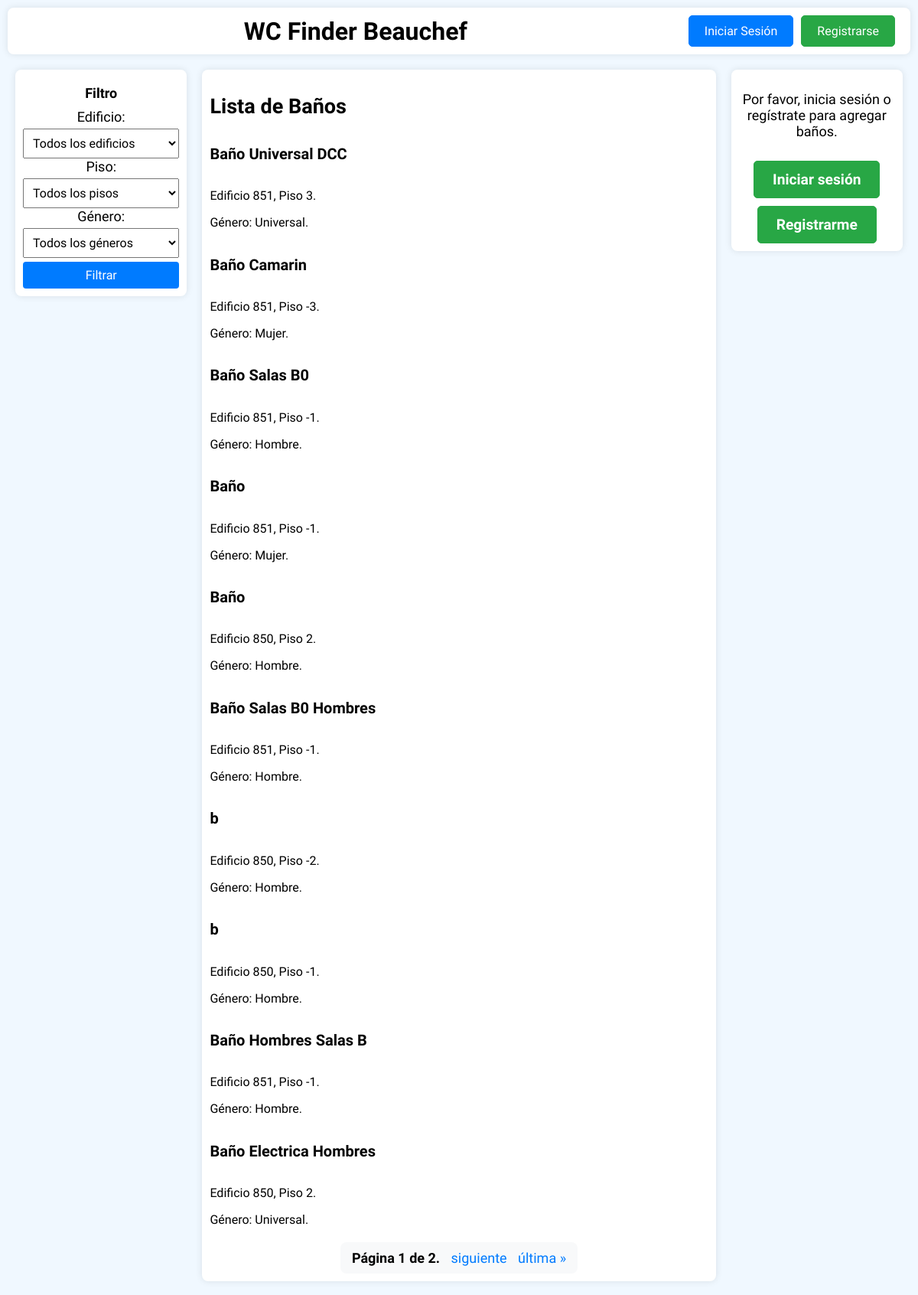
The app's page /, older data.
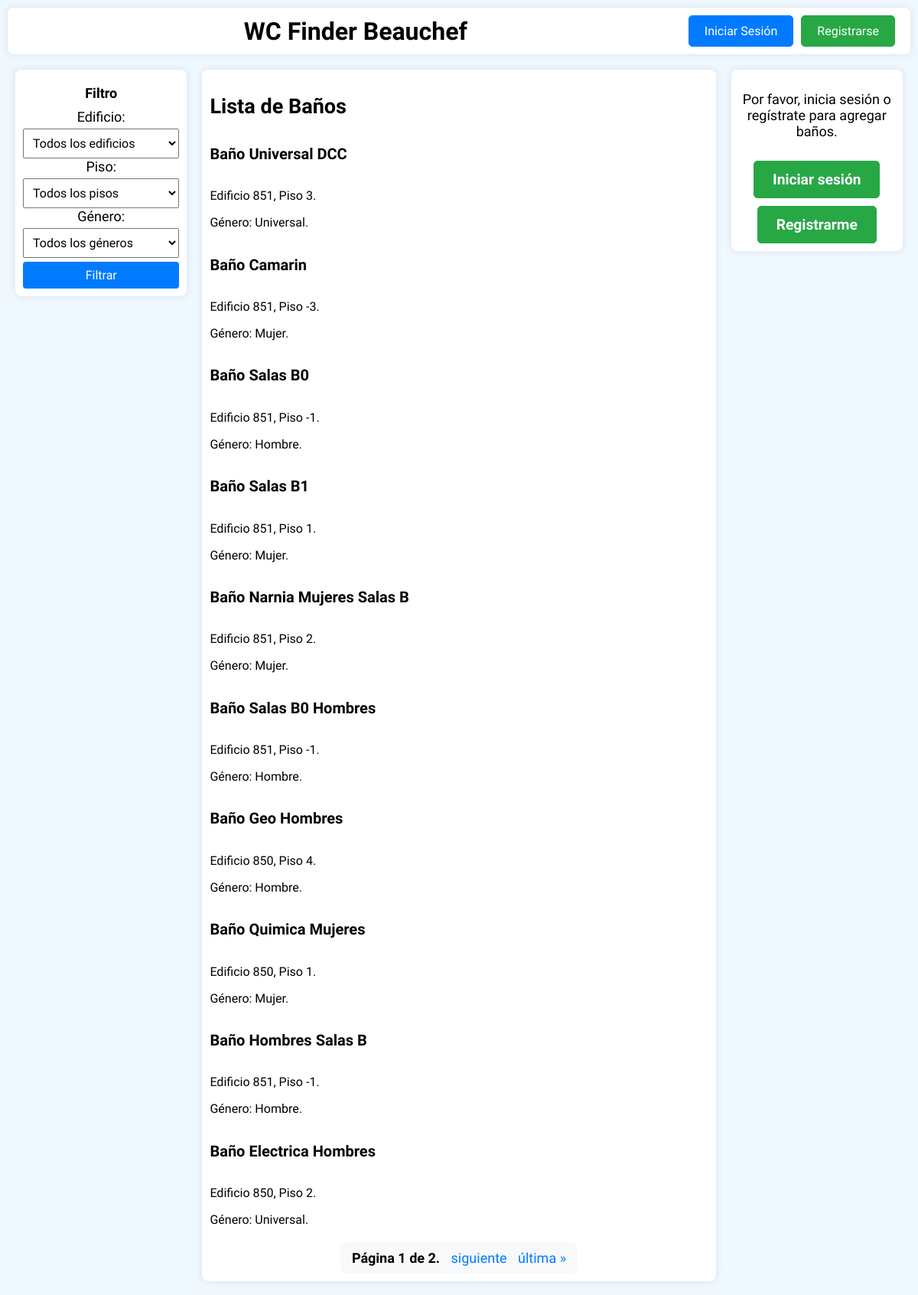
The same page, newer data.
### todoapp/models.py (models this page shows, shortened)
class Bathroom(models.Model):
    GENDER_CHOICES = [
        ('mujer', 'Mujer'),
        ('hombre', 'Hombre'),
        ('universal', 'Universal'),
    ]
    BUILDS_CHOICES = [
        ('850', '850'),
        ('851', '851'),
    ]
    FLOOR_CHOICES = [
        ('-3', '-3'),
        ('-2', '-2'),
        ('-1', '-1'),
        ('1', '1'),
        ('2', '2'),
        ('3', '3'),
        ('4', '4'),
        ('5', '5'),
        ('6', '6'),
        ('7', '7'),
    ]
    name = models.CharField(max_length=100)
    building = models.CharField(max_length=3, choices=BUILDS_CHOICES)
    floor = models.CharField(max_length=2,choices=FLOOR_CHOICES)
    gender = models.CharField(max_length=10, choices=GENDER_CHOICES)
    description = models.CharField(max_length=300)
    image = models.ImageField(upload_to='bathroom_images/', blank=True, null=True)
    publicar = models.BooleanField(default=False)
    latitude = models.FloatField(null=True, blank=True)
    longitude = models.FloatField(null=True, blank=True)

### todoapp/views.py (the view)
# urls.py: 2. Add a URL to urlpatterns:  path('', views.home, name='home')
def home(request):
    bathrooms = Bathroom.objects.filter(publicar=True)
    buildings = Bathroom.objects.values_list('building', flat=True).distinct()
    floors = Bathroom.objects.values_list('floor', flat=True).distinct().order_by('floor')
    genders = [choice[0] for choice in Bathroom.GENDER_CHOICES]
    building_filter = request.GET.get('building')
    floor_filter = request.GET.get('floor')
    bathroom_filter = request.GET.get('bathroom')
    gender_filter = request.GET.get('gender')
    if building_filter:
        bathrooms = bathrooms.filter(building=building_filter)
    if floor_filter:
        bathrooms = bathrooms.filter(floor=floor_filter)
    if bathroom_filter:
        bathrooms = bathrooms.filter(name=bathroom_filter)
    if gender_filter:
        bathrooms = bathrooms.filter(gender=gender_filter)
    available_bathrooms = bathrooms.values_list('name', flat=True)
    paginator = Paginator(bathrooms, 10)  # 10 baños por página
    page = request.GET.get('page')
    try:
        bathrooms = paginator.page(page)
    except PageNotAnInteger:
        bathrooms = paginator.page(1)
    except EmptyPage:
        bathrooms = paginator.page(paginator.num_pages)
    context = {
        'bathrooms': bathrooms,
        'buildings': buildings,
        'floors': floors,
        'available_bathrooms': available_bathrooms,
        'genders': genders,
        'selected_building': building_filter,
        'selected_floor': floor_filter,
        'selected_bathroom': bathroom_filter,
        'selected_gender': gender_filter,
    }
    if request.is_ajax():
        return render(request, 'todoapp/home.html', context)
    return render(request, 'todoapp/home.html', context)

### todoapp/templates/todoapp/home.html (shortened to what this page needs)
{% extends 'todoapp/navbar.html' %}
{% block extra_css %}
{% load static %}
<link rel="stylesheet" type="text/css" href="{% static 'css/home.css' %}">
{% endblock %}
{% block content %}
    <div class="window-container filter-container">
        <aside class="filter">
            <h4>Filtro</h4>
            <form method="get" id="filterForm">
                <label for="building">Edificio:</label>
                <select name="building" id="building">
                    <option value="">Todos los edificios</option>
                </select>
                <label for="floor">Piso:</label>
                <select name="floor" id="floor">
                    <option value="">Todos los pisos</option>
                </select>
                <label for="gender">Género:</label>
                <select name="gender" id="gender">
                    <option value="">Todos los géneros</option>
                </select>
                <button type="submit">Filtrar</button>
            </form>
        </aside>
    </div>
    <div class="window-container bathroom-list-container">
        <section class="bathroom-list">
            <h2>Lista de Baños</h2>
            <div id="bathroom-list">
                {% for bathroom in bathrooms %}
                <a href="/bathroom/{{ bathroom.id}}" class="card-link">
                    <div class="card-body">
                        <h5 class="card-title">{{ bathroom.name }}</h5>
                        <p class="card-text">Edificio {{ bathroom.building }}, Piso {{ bathroom.floor }}.</p>
                        <p class="card-text">Género: {{ bathroom.get_gender_display }}.</p>
                    </div>
                </a>
                {% endfor %}
                <div class="pagination">
                    <span class="step-links">
                        <span class="current">
                            Página {{ bathrooms.number }} de {{ bathrooms.paginator.num_pages }}.
                        </span>
                        {% if bathrooms.has_next %}
                            <a href="?page={{ bathrooms.next_page_number }}" class="pagination-link" data-page="{{ bathrooms.next_page_number }}">siguiente</a>
                            <a href="?page={{ bathrooms.paginator.num_pages }}" class="pagination-link" data-page="{{ bathrooms.paginator.num_pages }}">última &raquo;</a>
                        {% endif %}
                    </span>
                </div>
            </div>
        </section>
    </div>
    <div class="window-container add-button-container">
        <aside class="add-button">
            {% if request.user.is_authenticated %}
                <p class="add-button-text">¿No encuentras tu baño preferido? ¡Agrega tu baño aquí!</p>
                <a class="btn btn-primary btn-block" href="/add_bathroom">Agregar Baño</a>
            {% else %}
                <p>Por favor, inicia sesión o regístrate para agregar baños.</p>
                <a class="btn btn-primary btn-block login-btn" href="/login">Iniciar sesión</a>
                <a class="btn btn-primary btn-block register-btn" href="/register">Registrarme</a>
            {% endif %}
        </aside>
    </div>
{% endblock %}

### todoapp/templates/todoapp/navbar.html (shortened to what this page needs)
{% load static %}
<!DOCTYPE html>
<html lang="es">
<head>
    {% block extra_css %}{% endblock %}
</head>
<body>
    <header class="window-container navbar">
        <div class="navbar-brand">
            <a href="{% url 'home' %}" class="card-link">
                <span class="app-title">WC Finder Beauchef</span>
            </a>
        </div>
        <div class="user-info">
            {% if user.is_authenticated %}
                <span class="username">¡Hola, {{ user.username }}!</span>
                <a href="{% url 'logout' %}" class="logout-btn">Cerrar Sesión</a>
            {% else %}
                <a href="{% url 'login' %}" class="logout-btn login-btn">Iniciar Sesión</a>
                <a href="{% url 'register_user' %}" class="logout-btn register-btn">Registrarse</a>
            {% endif %}
        </div>
    </header>
    <main class="container">
      {% block content %}
      {% endblock %}
    </main>
</body>
</html>

### todoapp/static/css/home.css (style rules this page uses)
:root { --font-main: 'Mulish', sans-serif; --color-primary: #007bff; --color-primary-dark: #0056b3; --color-success: #28a745; --color-success-dark: #218838; --color-border: #ccc; --color-bg: #ffffff; --color-shadow: rgba(0, 0, 0, 0.1); --color-bg-light-gray: #f8f9fa; --color-aliceblue: #f0f8ff; }
body { font-family: var(--font-main); background-color: var(--color-aliceblue); margin: 0; padding: 0; font-size: 18px; }
.window-container { background-color: white; color: black; padding: 10px 20px; border-radius: 8px; box-shadow: 0px 0px 10px var(--color-shadow); margin: 10px; }
.navbar { background-color: white; color: black; padding: 10px 20px; display: flex; justify-content: space-between; align-items: center; border-radius: 8px; box-shadow: 0px 0px 10px var(--color-shadow); margin: 10px; }
.navbar-brand { font-size: 2rem; font-weight: bold; margin: 0; text-align: center; flex: 1; }
.user-info { display: flex; gap: 10px; align-items: center; }
.logout-btn { color: white; text-decoration: none; padding: 10px 20px; font-size: 1rem; background-color: var(--color-primary); border: 1px solid var(--color-primary); border-radius: 5px; transition: background-color 0.3s ease, border-color 0.3s ease; }
.container { display: flex; justify-content: space-between; margin: 10px; align-items: flex-start; }
.filter-container { flex: 1 1 20%; padding: 10px; box-sizing: border-box; display: flex; flex-direction: column; align-items: center; text-align: center; }
.filter { display: flex; flex-direction: column; align-items: center; }
.filter h4 { margin: 0; padding: 10px; }
.filter select, .filter button { width: 100%; padding: 8px; margin-top: 5px; font-size: 16px; font-family: inherit; }
.filter button { background-color: #007bff; color: white; border: none; border-radius: 4px; cursor: pointer; }
.bathroom-list-container { flex: 1 1 60%; padding: 10px; box-sizing: border-box; }
.card-title { font-size: 20px; }
.card-text { font-size: 16px; }
.card-link { text-decoration: none; color: inherit; display: block; }
.add-button-container { flex: 1 1 20%; padding: 10px; box-sizing: border-box; }
.add-button { display: flex; flex-direction: column; align-items: center; text-align: center; text-decoration: none; }
.add-button .btn { background-color: var(--color-success); border: 1px solid var(--color-success); color: white; padding: 12px 24px; font-size: 1.2rem; border-radius: 5px; text-align: center; display: block; margin-top: 10px; font-weight: bold; transition: background-color 0.3s ease, border-color 0.3s ease; text-decoration: none; }
.login-btn { background-color: var(--color-primary); border-color: var(--color-primary); }
.register-btn { background-color: var(--color-success); border-color: var(--color-success); }
.pagination { text-align: center; margin-top: 20px; }
.pagination .step-links { display: inline-block; padding: 10px; border-radius: 8px; background-color: var(--color-bg-light-gray); }
.pagination a { color: var(--color-primary); text-decoration: none; margin: 0 5px; }
.pagination .current { font-weight: bold; margin: 0 5px; }
.navbar-brand .app-title { color: black; text-decoration: none; font-size: 2rem; font-weight: bold; }

Row changes from the older to the newer data that the page shows:
changed Bathroom: name "Baño" → "Baño Salas B1"; floor "-1" → "1"
changed Bathroom: name "Baño" → "Baño Narnia Mujeres Salas B"; building "850" → "851"; gender "Hombre" → "Mujer"
changed Bathroom: name "b" → "Baño Geo Hombres"; floor "-2" → "4"
changed Bathroom: name "b" → "Baño Quimica Mujeres"; floor "-1" → "1"; gender "Hombre" → "Mujer"
